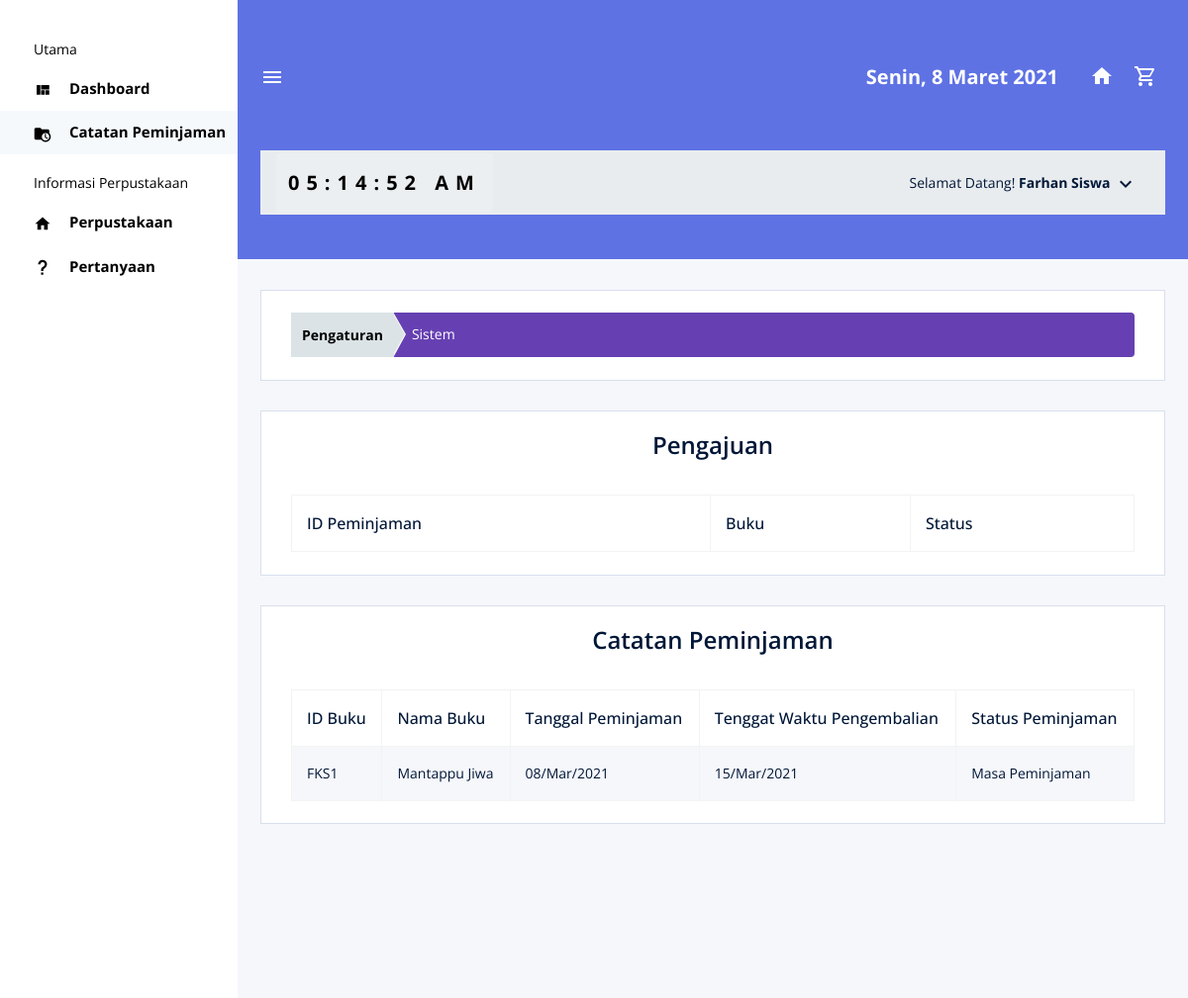
Screenshot of /views/Siswa/Peminjaman (signed in) with the database file from the repository.
### tables this page shows
CREATE TABLE `akun` (
  `id_anggota` varchar(10) NOT NULL,
  `email` varchar(50) NOT NULL,
  `password` varchar(255) NOT NULL,
  `rfid` varchar(100) DEFAULT NULL,
  `no_hp` varchar(16) NOT NULL,
  `nama` varchar(50) NOT NULL,
  `jekel` enum('LK','PR') NOT NULL,
  `kelas` varchar(50) NOT NULL,
  `level` enum('Admin','Petugas','NSiswa','Siswa') NOT NULL
);

CREATE TABLE `data_transaksi` (
  `id` int(100) NOT NULL,
  `id_sk` varchar(20) NOT NULL,
  `id_buku` varchar(10) NOT NULL,
  `id_anggota` varchar(10) NOT NULL,
  `tgl_pinjam` date DEFAULT NULL,
  `tgl_kembali` date DEFAULT NULL,
  `status` enum('PIN','KEM','PES') NOT NULL
);

CREATE TABLE `data_buku` (
  `id_buku` varchar(10) NOT NULL,
  `judul_buku` varchar(100) NOT NULL,
  `pengarang` varchar(30) NOT NULL,
  `penerbit` varchar(30) NOT NULL,
  `th_terbit` year(4) DEFAULT NULL,
  `ISBN` varchar(30) DEFAULT NULL,
  `sinopsis` text DEFAULT 'Sinopsis Belum Tersedia Untuk Buku Ini.',
  `item_image` varchar(5000) DEFAULT 'default.png',
  `item_document` varchar(5000) DEFAULT NULL
);

### views/Siswa/Peminjaman/index.php (the view, shortened to what this page needs)
<?php
if (isset($_SESSION['email'])) {
  $email = $_SESSION['email'];
};
include '../../../database/koneksi.php';
?>
<!DOCTYPE html>
<html lang="en">
<head>
  <link rel="stylesheet" href="../../../public/mdi/css/materialdesignicons.min.css">
  <link rel="stylesheet" href="../../../public/css/vendor.bundle.base.css">
  <link rel="stylesheet" href="../../../public/css/dataTables.bootstrap4.css">
  <link rel="stylesheet" href="../../../public/css/vertical-style.css">
  <link rel="stylesheet" href="../../../public/css/Custom.css">
</head>
<body>
  <div class="container-scroller d-flex">
    <?php include '../Partials/_sidebar.php'; ?>
    <div class="container-fluid page-body-wrapper">
      <?php include '../Partials/_navbar.php'; ?>
      <div class="main-panel">
        <div class="content-wrapper">
          <div class="row">
            <div class="col grid-margin stretch-card">
                <div class="card">
                  <div class="card-body">
                    <div class="template-demo">
                      <nav aria-label="breadcrumb">
                        <ol class="breadcrumb breadcrumb-custom bg-primary">
                          <li class="breadcrumb-item"><a style="color: black; font-weight:bold; text-decoration: none;" href="#">Pengaturan</a></li>
                          <li class="breadcrumb-item active" aria-current="page"><span>Sistem</span></li>
                        </ol>
                      </nav>
                    </div>
                  </div>
                </div>
              </div>
              <div class="col-12 grid-margin stretch-card">
                <div class="card">
                  <div class="card-body">
                    <div class="row grid-margin justify-content-center">
                      <h3>Pengajuan</h3>
                    </div>
                    <div class="row">
                      <div class="col-12">
                        <div class="table-responsive table-hover">
                          <table class="table table-striped table-bordered" id="denda">
                            <thead>
                              <tr>
                                <th>ID Peminjaman</th>
                                <th>Buku</th>
                                <th>Status</th>
                              </tr>
                            </thead>
                          </table>
                        </div>
                      </div>
                    </div>
                  </div>
                </div>
              </div>
              <div class="col-12 grid-margin stretch-card">
                <div class="card">
                  <div class="card-body">
                    <div class="row grid-margin justify-content-center">
                      <h3> Catatan Peminjaman</h3>
                    </div>
                    <div class="row">
                      <div class="col-12">
                        <div class="table-responsive table-hover">
                          <table id="genre" class="table table-striped table-bordered">
                              <thead>
                                <tr>
                                  <th>ID Buku</th>
                                  <th>Nama Buku</th>
                                  <th>Tanggal Peminjaman</th>
                                  <th>Tenggat Waktu Pengembalian</th>
                                  <th>Status Peminjaman</th>
                                </tr>
                              </thead>
                              <tbody id="tbgenre">
                                <?php
                                  $stmt = $koneksi->prepare("SELECT * FROM data_transaksi WHERE id_anggota='".$akun['id_anggota']."' AND status!='PES'");
                                  $stmt->execute();
                                  $rst = $stmt->get_result();
                                while($st = $rst->fetch_assoc()){
                                  $stmt = $koneksi->prepare("SELECT * FROM data_buku WHERE id_buku='".$st['id_buku']."'");
                                  $stmt->execute();
                                  $rbuku = $stmt->get_result();
                                  $bukuRow = $rbuku->fetch_assoc();
                                  $tgl1 = date("Y-m-d");
                                  $tgl2 = $st['tgl_kembali'];
                                  $pecah1 = explode("-", $tgl1);
                                  $date1 = $pecah1[2];
                                  $month1 = $pecah1[1];
                                  $year1 = $pecah1[0];
                                  $pecah2 = explode("-", $tgl2);
                                  $date2 = $pecah2[2];
                                  $month2 = $pecah2[1];
                                  $year2 =  $pecah2[0];
                                  $jd1 = GregorianToJD($month1, $date1, $year1);
                                  $jd2 = GregorianToJD($month2, $date2, $year2);
                                  $selisih = $jd1 - $jd2;
                                ?>
                                    <tr>
                                        <td><?php echo($st['id_buku']) ?></td>
                                        <td><?php echo($bukuRow['judul_buku']) ?></td>
                                        <td><?php echo date("d/M/Y", strtotime($st['tgl_pinjam'])) ?></td>
                                        <td><?php echo date("d/M/Y", strtotime($st['tgl_kembali'])) ?></td>
                                        <td>
                                        <?php if ($st['status']=='KEM') { ?>
                                        <span class="label label-primary">Telah Dikembalikan</span>
                                        <?php } elseif ($selisih <= 0) { ?>
                                          <span class="label label-primary">Masa Peminjaman</span>
                                        </td>
                                        <?php } ?>
                                    </tr>
                                <?php
                                }
                                ?>
                                </tbody>
                            </table>
                        </div>
                      </div>
                    </div>
                  </div>
                </div>
              </div>
          </div>
        </div>
      </div>
    </div>
  </div>
</body>
</html>

### views/Siswa/Partials/_sidebar.php (shortened to what this page needs)
<nav class="sidebar sidebar-offcanvas" id="sidebar">
      <ul class="nav">
        <li class="nav-item sidebar-category">
          <p>Utama</p>
        </li>
        <li class="nav-item">
          <a class="nav-link" href="/sipus/views/Siswa/Dashboard">
            <i class="mdi mdi-view-quilt menu-icon"></i>
            <span class="menu-title">Dashboard</span>
          </a>
        </li>
        <li class="nav-item">
          <a class="nav-link" href="/sipus/views/Siswa/Peminjaman">
            <i class="mdi mdi-folder-clock menu-icon"></i>
            <span class="menu-title">Catatan Peminjaman</span>
          </a>
        </li>
        <li class="nav-item sidebar-category">
          <p>Informasi Perpustakaan</p>
        </li>
        <li class="nav-item">
        <a class="nav-link" href="/sipus/views/Siswa/Info/Perpustakaan">
            <i class="mdi mdi-home menu-icon"></i>
            <span class="menu-title">Perpustakaan</span>
          </a>
        </li>
        <li class="nav-item">
          <a class="nav-link" href="/sipus/views/Siswa/Info/FAQ">
            <i class="mdi mdi-help menu-icon"></i>
            <span class="menu-title">Pertanyaan</span>
          </a>
        </li>
      </ul>
    </nav>

### views/Siswa/Partials/_navbar.php (shortened to what this page needs)
<nav class="navbar col-lg-12 col-12 px-0 py-0 py-lg-4 d-flex flex-row">
        <div class="navbar-menu-wrapper d-flex align-items-center justify-content-end">
          <button class="navbar-toggler navbar-toggler align-self-center" type="button" data-toggle="minimize">
            <span class="mdi mdi-menu"></span>
          </button>
          <ul class="navbar-nav navbar-nav-right">
            <li class="nav-item">
              <h4 id="TampilTanggal" class="mb-0 font-weight-bold d-none d-xl-block"></h4>
            </li>
            <li class="nav-item dropdown mr-1">
              <a class="nav-link count-indicator dropdown-toggle d-flex justify-content-center align-items-center" href="../Dashboard/">
                <i class="mdi mdi-home mx-0"></i>
              </a>
            </li>
            <li class="nav-item dropdown mr-2">
              <a class="nav-link count-indicator dropdown-toggle d-flex align-items-center justify-content-center" id="notificationDropdown" href="../konten/cart_buku">
                <i class="mdi mdi-cart-outline mx-0"></i>
              </a>
            </li>
          </ul>
        </div>
        <div class="navbar-menu-wrapper navbar-search-wrapper d-none d-lg-flex align-items-center">
          <ul class="navbar-nav mr-lg-2">
            <li class="nav-item nav-search d-none d-lg-block">
              <div class="input-group">
                <div id="MyClockDisplay" class="clock font-weight-bold d-none d-xl-block" onload="showTime()"></div>
              </div>
            </li>
          </ul>
          <ul class="navbar-nav navbar-nav-right">
            <li class="nav-item nav-profile dropdown">
              <a class="nav-link dropdown-toggle" href="#" data-toggle="dropdown" id="profileDropdown">
                <span class="nav-profile-name"> Selamat Datang!
                  <b>
                <?php
                $sql = "SELECT * FROM akun WHERE email='$email';";
                $result = $koneksi -> query($sql);
                $akun = $result -> fetch_assoc();
                echo($akun["nama"]);
                ?>
                  </b>
                </span>
              </a>
            </li>
          </ul>
        </div>
      </nav>

### public/css/Custom.css (style rules this page uses)
body { margin: 0px; padding: 0px; background: #f6f7fb; }
.clock { color: #000000; font-size: 20px; letter-spacing: 7px; }

### rows the page displays
akun: nama "Farhan Siswa"
data_transaksi: id_buku "FKS1", id_buku.judul_buku "Mantappu Jiwa", tgl_pinjam "08/Mar/2021", tgl_kembali "15/Mar/2021", status "Masa Peminjaman"
